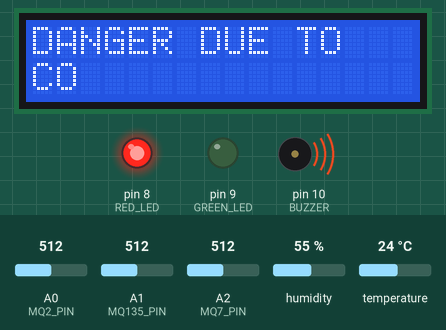
Bench run of a sketch on a simulated Arduino Uno, built with avr-gcc and run on an emulated ATmega328P. Shown: 16×2 character LCD, output pins drawn as LEDs (lit = HIGH), buzzer (waves = sounding, pin HIGH). The inputs (shaded band) are chosen by the test bench; at power-on: A2 (MQ7_PIN) = 512, humidity 55 %, A0 (MQ2_PIN) = 512, A1 (MQ135_PIN) = 512, temperature 24 °C. What the sketch prints to the serial monitor is not drawn.

Above: at 3.2 s.
3.3 s: A2 (MQ7_PIN) set to 356
4.8 s: A2 (MQ7_PIN) set to 332
At 5.7 s:
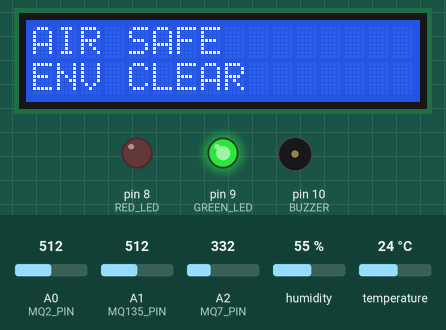
6.7 s: humidity set to 83 %
9.6 s: humidity set to 86 %
At 11.2 s:
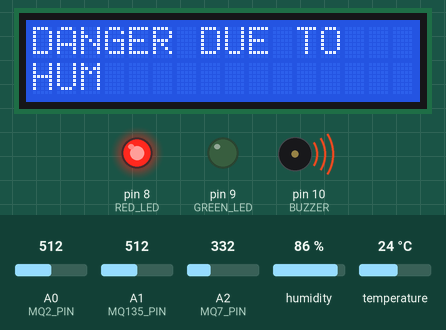
11.9 s: A0 (MQ2_PIN) set to 537
13.4 s: A0 (MQ2_PIN) set to 557
At 14.3 s:
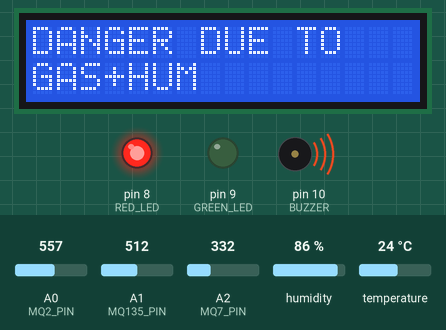
Timing chart, 0 to 16.1 s (numbered marks = the images above; inputs shaded):
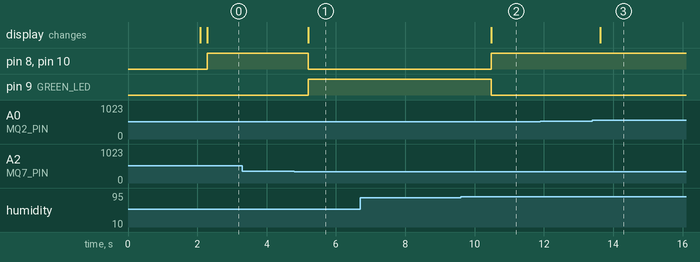

The sketch:

code.ino
```cpp
#include <Wire.h>
#include <LiquidCrystal_I2C.h>
#include <DHT.h>

LiquidCrystal_I2C lcd(0x27, 16, 2);

/* ================= PINS ================= */
#define MQ2_PIN A0      // GAS
#define MQ135_PIN A1    // AIR QUALITY / NH3
#define MQ7_PIN A2      // CO

#define DHTPIN 2
#define DHTTYPE DHT22

#define GREEN_LED 9
#define RED_LED 8
#define BUZZER 10

/* ================= SAFE / DANGER LIMITS ================= */
#define MQ2_DANGER_PPM    350
#define MQ7_DANGER_PPM    300
#define MQ135_DANGER_PPM  600

#define TEMP_LIMIT 45
#define HUM_LIMIT  85

DHT dht(DHTPIN, DHTTYPE);

/* ================= STATE ================= */
unsigned long lastDHTRead = 0;

/* ================= LAST VALUES ================= */
float lastCO=-1, lastGas=-1, lastNH3=-1, lastTemp=-100, lastHum=-100;
bool firstLogDone = false;

/* ================= STABLE ADC READ ================= */
int readStableADC(int pin) {
  long sum = 0;
  for (int i = 0; i < 10; i++) {
    sum += analogRead(pin);
    delay(2);
  }
  return sum / 10;
}

/* ================= SENSOR-WISE ADC → PPM ================= */
// MQ7 – CO
float mq7_to_ppm(int adc) {
  adc = constrain(adc, 100, 900);
  return map(adc, 100, 900, 0, 1000);
}

// MQ2 – Gas
float mq2_to_ppm(int adc) {
  adc = constrain(adc, 120, 850);
  return map(adc, 120, 850, 0, 600);
}

// MQ135 – Air Quality / NH3 (less sensitive now)
float mq135_to_ppm(int adc) {
  adc = constrain(adc, 150, 750);
  return map(adc, 150, 750, 0, 800);
}

void setup() {
  Serial.begin(9600);

  pinMode(GREEN_LED, OUTPUT);
  pinMode(RED_LED, OUTPUT);
  pinMode(BUZZER, OUTPUT);

  lcd.init();
  lcd.backlight();
  dht.begin();

  lcd.print("AIRGUARD-X");
  lcd.setCursor(0,1);
  lcd.print("System Ready");
  delay(2000);
  lcd.clear();
}

void loop() {

  /* ===== READ MQ (STABLE) ===== */
  int coADC  = readStableADC(MQ7_PIN);
  int gasADC = readStableADC(MQ2_PIN);
  int nh3ADC = readStableADC(MQ135_PIN);

  float coPPM  = mq7_to_ppm(coADC);
  float gasPPM = mq2_to_ppm(gasADC);
  float nh3PPM = mq135_to_ppm(nh3ADC);

  /* ===== READ DHT ===== */
  float temperature = lastTemp;
  float humidity    = lastHum;

  if (millis() - lastDHTRead > 2000) {
    float t = dht.readTemperature();
    float h = dht.readHumidity();
    if (!isnan(t) && !isnan(h)) {
      temperature = t;
      humidity = h;
    }
    lastDHTRead = millis();
  }

  /* ===== CHANGE CHECK ===== */
  bool valueChanged =
    abs(coPPM-lastCO)>=5 ||
    abs(gasPPM-lastGas)>=5 ||
    abs(nh3PPM-lastNH3)>=5 ||
    abs(temperature-lastTemp)>=0.5 ||
    abs(humidity-lastHum)>=1 ||
    !firstLogDone;

  if (!valueChanged) return;

  /* ===== DANGER LOGIC (EXACT AS REQUESTED) ===== */
  bool coDanger   = coPPM  >= MQ7_DANGER_PPM;
  bool gasDanger  = gasPPM >= MQ2_DANGER_PPM;
  bool nh3Danger  = nh3PPM >= MQ135_DANGER_PPM;
  bool tempDanger = temperature >= TEMP_LIMIT;
  bool humDanger  = humidity >= HUM_LIMIT;

  bool anyDanger = coDanger || gasDanger || nh3Danger || tempDanger || humDanger;

  /* ===== SERIAL LOG ===== */
  Serial.println("\n=========== AIRGUARD-X ===========");
  Serial.print("MQ2  (Gas) : "); Serial.print(gasPPM); Serial.println(" ppm");
  Serial.print("MQ7  (CO)  : "); Serial.print(coPPM);  Serial.println(" ppm");
  Serial.print("MQ135(AQ)  : "); Serial.print(nh3PPM); Serial.println(" ppm");
  Serial.print("Temp       : "); Serial.print(temperature); Serial.println(" C");
  Serial.print("Humidity   : "); Serial.print(humidity); Serial.println(" %");

  if (anyDanger) {
    Serial.print("🚨 DANGER → ");
    if (gasDanger) Serial.print("GAS ");
    if (coDanger)  Serial.print("CO ");
    if (nh3Danger) Serial.print("AIR ");
    if (tempDanger)Serial.print("TEMP ");
    if (humDanger) Serial.print("HUM ");
    Serial.println();
  } else {
    Serial.println("STATUS : SAFE (Environment Clear)");
  }

  /* ===== LCD ===== */
  lcd.clear();
  if (anyDanger) {
    lcd.print("DANGER DUE TO");
    lcd.setCursor(0,1);
    bool f=true;
    if (gasDanger){lcd.print("GAS");f=false;}
    if (coDanger){lcd.print(f?"CO":"+CO");f=false;}
    if (nh3Danger){lcd.print(f?"AIR":"+AIR");f=false;}
    if (tempDanger){lcd.print(f?"TEMP":"+TEMP");f=false;}
    if (humDanger){lcd.print(f?"HUM":"+HUM");}
  } else {
    lcd.print("AIR SAFE");
    lcd.setCursor(0,1);
    lcd.print("ENV CLEAR");
  }

  /* ===== ACTUATORS ===== */
  digitalWrite(RED_LED, anyDanger);
  digitalWrite(BUZZER, anyDanger);
  digitalWrite(GREEN_LED, !anyDanger);

  /* ===== UPDATE ===== */
  lastCO = coPPM;
  lastGas = gasPPM;
  lastNH3 = nh3PPM;
  lastTemp = temperature;
  lastHum = humidity;
  firstLogDone = true;
}
```

Measured:
- the behaviour switches between 340 and 339 on A2 (MQ7_PIN) (found by bisection; images 0 and 1)
- the behaviour switches between 84 and 85 % on humidity (found by bisection; images 1 and 2)
- the behaviour switches between 549 and 550 on A0 (MQ2_PIN) (found by bisection; images 2 and 3)
- after the input at 3.3 s, every drawn part: stays the same
- after the input at 4.8 s, pin 8 (RED_LED), pin 10 (BUZZER): HIGH → LOW after 0.40 s; pin 9 (GREEN_LED): LOW → HIGH after 0.40 s; the display: changes after 0.40 s (image 1)
- after the input at 6.7 s, every drawn part: stays the same
- after the input at 9.6 s, pin 8 (RED_LED), pin 10 (BUZZER): LOW → HIGH after 0.88 s; pin 9 (GREEN_LED): HIGH → LOW after 0.88 s; the display: changes after 0.88 s (image 2)
- after the input at 11.9 s, every drawn part: stays the same
- after the input at 13.4 s, the display: changes after 0.23 s (image 3)
